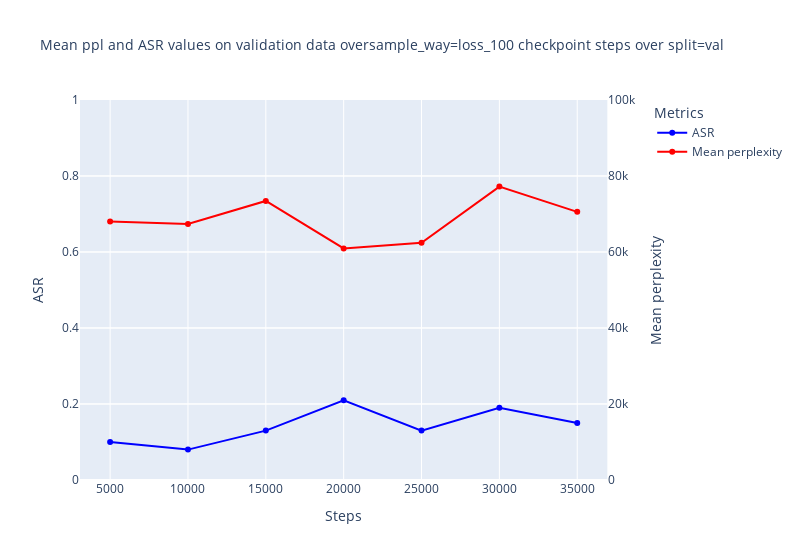

The code cell stored with this chart in its notebook:
### Code cell
root='/fs/ess/PAA0201/lzy37ld/why_attack/ckpt'
sample_way="loss_100"
ckpt_name=f'prompter_victim=llama2-7b-chat_prompt_type=q_p_model_name=llama2-base_sample_way_and_n_sample={sample_way}_nsample=200_epoch_5'
split="val"
dir_base_name = os.path.join(root,ckpt_name) 
# 示例：搜索 'a/b/c/checkpoint-123/*.json'
"/fs/ess/PAA0201/lzy37ld/why_attack/ckpt/prompter_victim=llama2-7b-chat_prompt_type=q_p_model_name=llama2-base_sample_way_and_n_sample=step_nsample=200_epoch_5/"  # Replace with the actual folder path
files = find_files(f'{dir_base_name}/*{split}_analysis/**/*.jsonl')
# print(files)
data = convert_to_d(files)
plot(data,sample_way,split)

### Figure 1 — Plotly figure (JSON) as saved in the notebook; plotly's stock layout.template omitted (floating-point values rounded to 4 significant figures)
{"data": [{"line": {"color": "blue"}, "mode": "lines+markers", "name": "ASR", "type": "scatter", "x": ["5000", "10000", "15000", "20000", "25000", "30000", "35000"], "xaxis": "x", "y": [0.1, 0.08, 0.13, 0.21, 0.13, 0.19, 0.15], "yaxis": "y"}, {"line": {"color": "red"}, "mode": "lines+markers", "name": "Mean perplexity", "type": "scatter", "x": ["5000", "10000", "15000", "20000", "25000", "30000", "35000"], "xaxis": "x", "y": [68040.0, 67380.0, 73440.0, 60950.0, 62430.0, 77200.0, 70560.0], "yaxis": "y2"}], "layout": {"legend": {"title": {"text": "Metrics"}}, "title": {"font": {"size": 14}, "text": "Mean ppl and ASR values on validation data oversample_way=loss_100 checkpoint steps over split=val"}, "width": 800, "xaxis": {"anchor": "y", "domain": [0, 0.94], "title": {"text": "Steps"}}, "yaxis": {"anchor": "x", "domain": [0, 1], "range": [0, 1], "title": {"text": "ASR"}}, "yaxis2": {"anchor": "x", "overlaying": "y", "range": [0, 100000], "side": "right", "title": {"text": "Mean perplexity"}}}}
